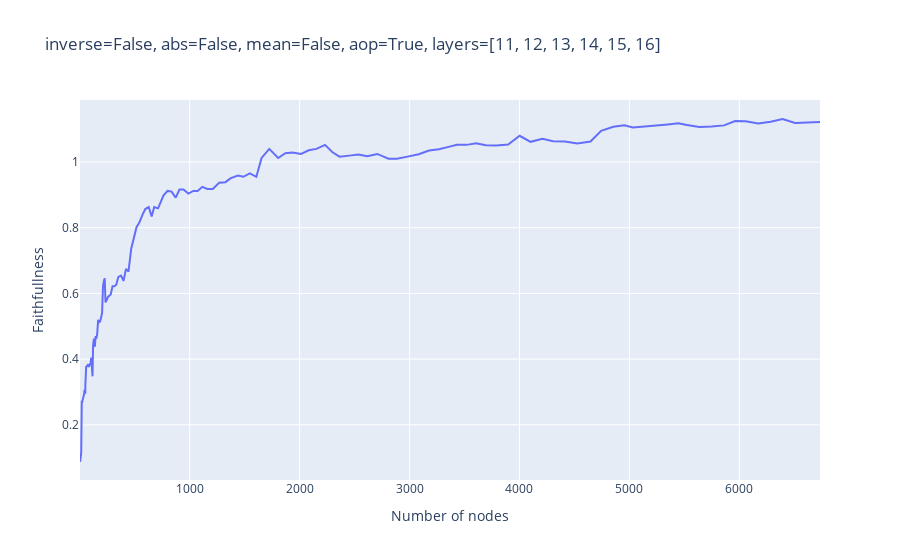

The notebook cell this image was saved under:
### Code cell
import matplotlib.pyplot as plt
import plotly.express as px

# plt.plot([max(n_nodes_counts) - x for x in n_nodes_counts], ablated_metrics)
# plt.plot(thresholds, ablated_metrics)
# plt.plot(thresholds, ablated_metrics)
# plt.plot(n_nodes_counts, ablated_metrics)
# plt.plot(n_nodes_counts, faithfullness)
# plt.xscale("log")
# plt.plot(n_nodes_counts)

# px.line(x=list(range(len(ablated_metrics))), y=ablated_metrics)
# fig = px.line(x=thresholds, y=ablated_metrics)
# fig.update_xaxes(type="log", exponentformat="power")

fig = px.line(x=n_nodes_counts, y=faithfullness, title=f"inverse={inverse}, abs={do_abs}, mean={mean_ablate}, aop={average_over_positions}, layers={layers}")
fig.update_xaxes(title="Number of nodes")
fig.update_yaxes(title="Faithfullness")

# fig

### Figure 1 — Plotly figure (JSON) as saved in the notebook; plotly's stock layout.template omitted (floating-point values rounded to 4 significant figures; data arrays with more than 128 entries replaced by an {"elided": "..."} marker saying what was removed)
{"data": [{"hovertemplate": "x=%{x}<br>y=%{y}<extra></extra>", "legendgroup": "", "line": {"color": "#636efa", "dash": "solid"}, "marker": {"symbol": "circle"}, "mode": "lines", "name": "", "orientation": "v", "showlegend": false, "type": "scatter", "x": {"elided": "150 int values"}, "xaxis": "x", "y": {"elided": "150 float values"}, "yaxis": "y"}], "layout": {"legend": {"tracegroupgap": 0}, "title": {"text": "inverse=False, abs=False, mean=False, aop=True, layers=[11, 12, 13, 14, 15, 16]"}, "xaxis": {"anchor": "y", "domain": [0, 1], "title": {"text": "Number of nodes"}}, "yaxis": {"anchor": "x", "domain": [0, 1], "title": {"text": "Faithfullness"}}}}
